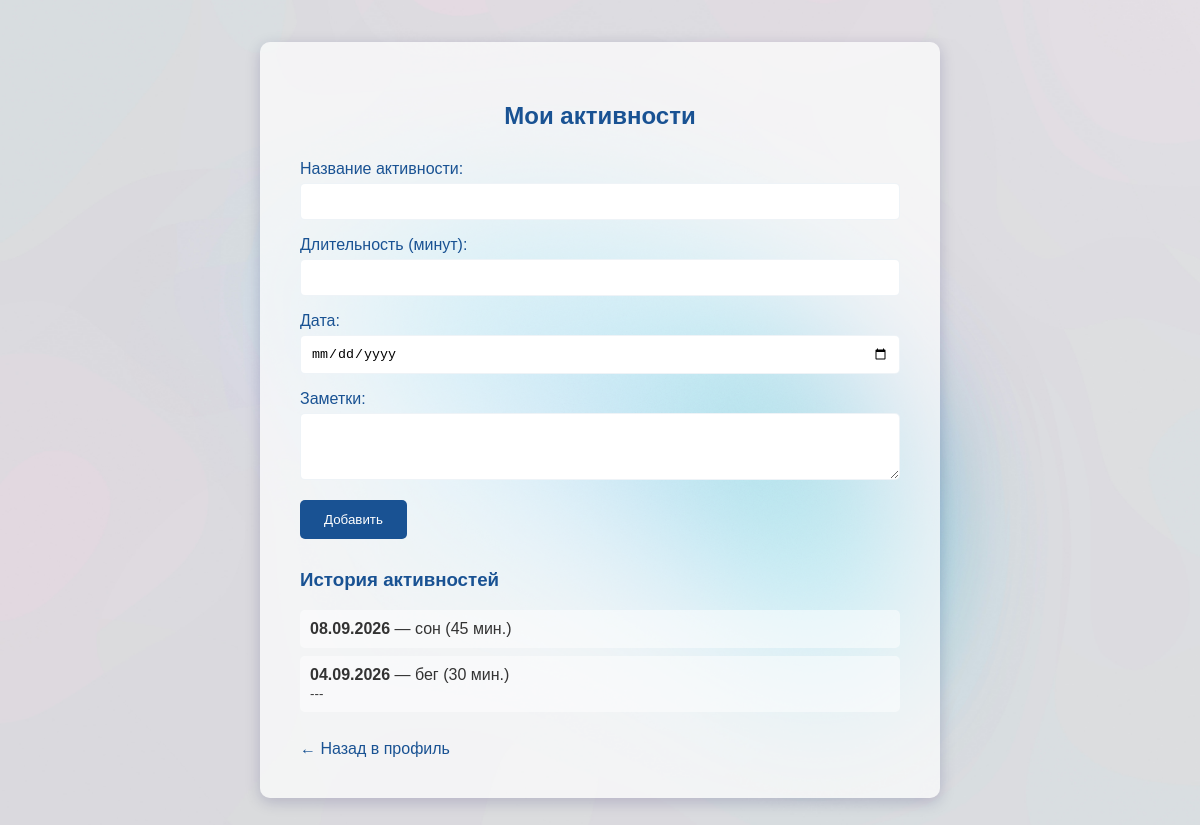
/activities/ (signed in), run on the app's committed database.
### patients/models.py (models this page shows, shortened)
class Activity(models.Model):
    patient = models.ForeignKey(PatientProfile, on_delete=models.CASCADE, related_name='activities')
    name = models.CharField(max_length=200, verbose_name='Название активности')
    duration = models.IntegerField(verbose_name='Длительность (минут)')
    date = models.DateField(verbose_name='Дата')
    notes = models.TextField(blank=True, null=True, verbose_name='Заметки')
    class Meta:
        verbose_name = 'activity'
        verbose_name_plural = 'activities'
        ordering = ['-date']

### patients/views.py (the view)
# urls.py: path('activities/', views.activities, name='activities'),
@login_required
def activities(request):
    try:
        patient_profile = request.user.patient_profile
    except PatientProfile.DoesNotExist:
        patient_profile = None
    if request.method == 'POST':
        form = ActivityForm(request.POST)
        if form.is_valid():
            activity = form.save(commit=False)
            activity.patient = patient_profile
            activity.save()
            return redirect('activities')
    else:
        form = ActivityForm()
    activities_list = Activity.objects.filter(patient=patient_profile)
    return render(request, 'patients/activities.html', {
        'form': form,
        'activities_list': activities_list,
    })

### patients/forms.py
class ActivityForm(forms.ModelForm):
    class Meta:
        model = Activity
        fields = ['name', 'duration', 'date', 'notes']
        widgets = {
            'date': forms.DateInput(attrs={'type': 'date'}),
            'notes': forms.Textarea(attrs={'rows': 3}),
        }

### patients/templates/patients/activities.html (shortened to what this page needs)
{% load static %}
<!DOCTYPE html>
<html lang="ru">
<head>
</head>
<body>
    <div class="container">
        <h2>Мои активности</h2>
        <form method="post">
            {{ form.as_p }}
            <button type="submit" class="btn">Добавить</button>
        </form>
        <div class="activities-list">
            <h3 style="color: #195293;">История активностей</h3>
            {% for activity in activities_list %}
                <div class="activity-item">
                    <strong>{{ activity.date|date:"d.m.Y" }}</strong> — {{ activity.name }} ({{ activity.duration }} мин.)
                    {% if activity.notes %}<br><small>{{ activity.notes }}</small>{% endif %}
                </div>
            {% empty %}
                <p style="color: #195293;">Пока нет добавленных активностей.</p>
            {% endfor %}
        </div>
        <a href="{% url 'profile' %}" class="back">← Назад в профиль</a>
    </div>
</body>
</html>

### data on the page
Activity: date "08.09.2026", name "сон", duration "45"
Activity: date "04.09.2026", name "бег", duration "30", notes "---"
